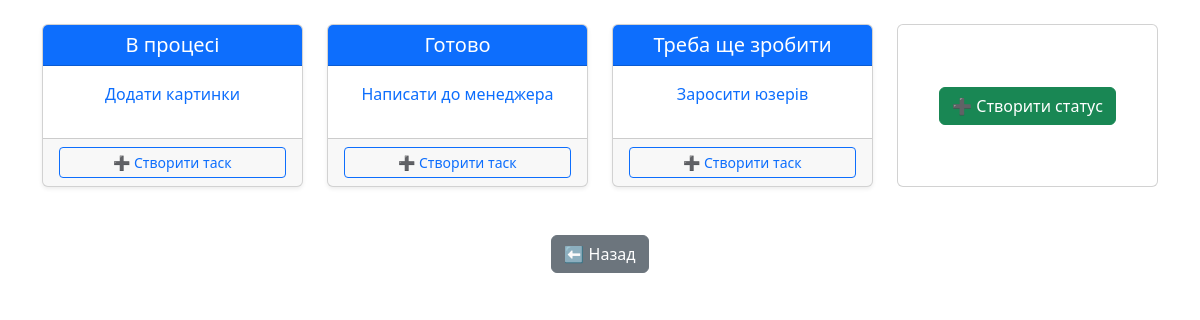
Screenshot of /board_details/8/ with the database file from the repository.
### todo_list_app/models.py (models this page shows, shortened)
class Status(models.Model):
    board = ForeignKey(Board, on_delete=models.CASCADE, related_name="all_status")
    title = CharField(max_length=100)

class Task(models.Model):
    status = ForeignKey(Status, on_delete=models.CASCADE, related_name="tasks")
    created_by = ForeignKey(User, on_delete=models.CASCADE, related_name="created_tasks")
    title = CharField(max_length=100)
    description = TextField()
    assigned_to = ForeignKey(User, on_delete=models.CASCADE, related_name="assigned_tasks")
    created_at = DateTimeField(auto_now_add=True)
    deadline = DateTimeField()
    finished_at = DateTimeField()
    updated_at = DateTimeField(auto_now=True)

### todo_list_app/views.py (the view)
# urls.py: path('board_details/<int:pk>/', views.BoardDetails.as_view(), name = 'board_info'),
class BoardDetails(DetailView):
    model = Board
    template_name = "todo_basics/board_info.html"
    context_object_name = "board"

### templates/todo_basics/board_info.html
{% extends "base.html" %}
{% block content %}
<div class="container my-4">
  <div class="row text-center">
    {% for status in board.all_status.all %}
      <div class="col-md-3 mb-4">
        <div class="card shadow-sm h-100">
          <div class="card-header bg-primary text-white">
            <h5 class="mb-0">{{ status.title }}</h5>
          </div>
          <div class="card-body">
            {% for task in status.tasks.all %}
              <p>
                <a href="{% url 'task_info' task.pk %}" class="text-decoration-none">
                  {{ task.title }}
                </a>
              </p>
            {% empty %}
              <p class="text-muted">Немає тасків</p>
            {% endfor %}
          </div>
          <div class="card-footer">
            <a class="btn btn-sm btn-outline-primary w-100" href="{% url 'create_task' board.id %}">
              ➕ Створити таск
            </a>
          </div>
        </div>
      </div>
    {% endfor %}
    <div class="col-md-3 mb-4">
      <div class="card border-dashed h-100 d-flex justify-content-center align-items-center">
        <a class="btn btn-success" href="{% url 'create_status' board.id %}">
          ➕ Створити статус
        </a>
      </div>
    </div>
  </div>
  <div class="text-center mt-4">
    <a class="btn btn-secondary" href="{% url 'BoardList' %}">⬅ Назад</a>
  </div>
</div>
{% endblock %}

### rows the page displays
Status: title "В процесі"
Task: title "Додати картинки"
Status: title "Готово"
Task: title "Написати до менеджера"
Status: title "Треба ще зробити"
Task: title "Заросити юзерів"
